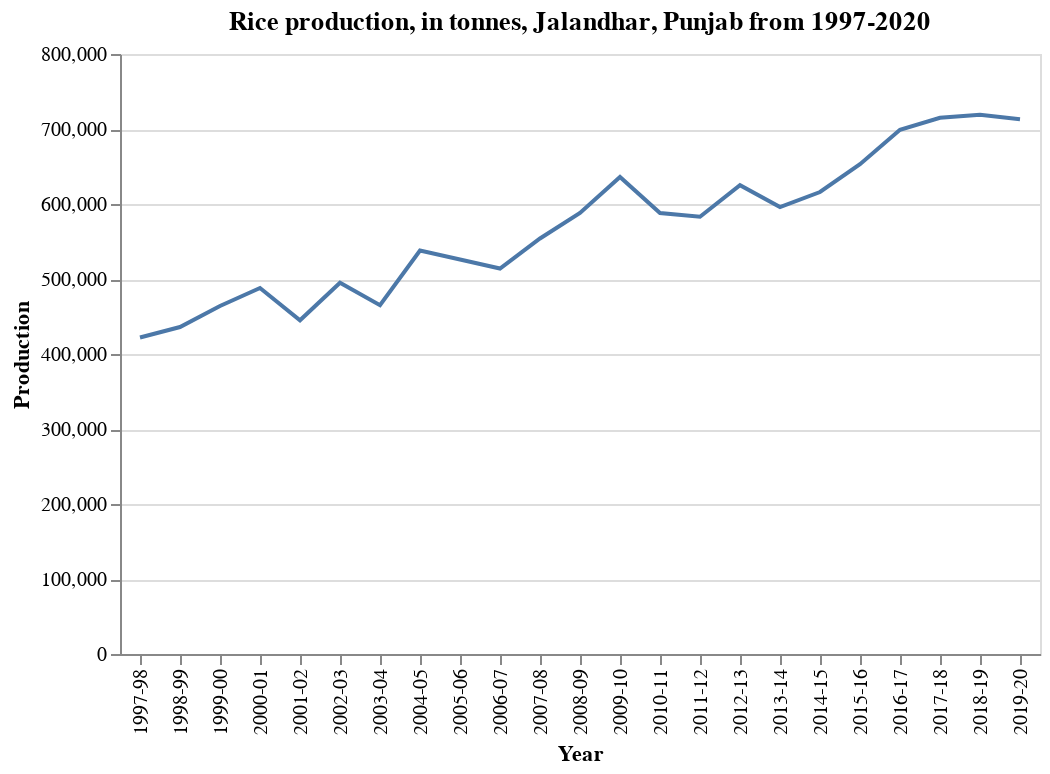

Source (notebook cell):
### Markdown cell above
A marked decline here as well.

### Code cell
df_pj_ja = df_pj_rice.loc[df['District'] == 'JALANDHAR']

alt.Chart(df_pj_ja).mark_line().encode(
    x='Year',
    y=('Production')
).properties(
    title='Rice production, in tonnes, Jalandhar, Punjab from 1997-2020')

### Figure 1 — Vega-Lite specification as saved in the notebook (floating-point values rounded to 4 significant figures)
{"config": {"view": {"continuousWidth": 400, "continuousHeight": 300}}, "data": {"name": "data-7df77944f4d49a169c44c718e78f1af4"}, "mark": "line", "encoding": {"x": {"field": "Year", "type": "nominal"}, "y": {"field": "Production", "type": "quantitative"}}, "title": "Rice production, in tonnes, Jalandhar, Punjab from 1997-2020", "$schema": "https://vega.github.io/schema/vega-lite/v4.17.0.json", "datasets": {"data-7df77944f4d49a169c44c718e78f1af4": [{"State": "Punjab", "District": "JALANDHAR", "Crop": "Rice", "Year": "2001-02", "Season": "Kharif", "Area": 132000.0, "Area Units": "Hectare", "Production": 445000.0, "Production Units": "Tonnes", "Yield": 3.371}, {"State": "Punjab", "District": "JALANDHAR", "Crop": "Rice", "Year": "2002-03", "Season": "Kharif", "Area": 133000.0, "Area Units": "Hectare", "Production": 495000.0, "Production Units": "Tonnes", "Yield": 3.722}, {"State": "Punjab", "District": "JALANDHAR", "Crop": "Rice", "Year": "2003-04", "Season": "Kharif", "Area": 138000.0, "Area Units": "Hectare", "Production": 465000.0, "Production Units": "Tonnes", "Yield": 3.37}, {"State": "Punjab", "District": "JALANDHAR", "Crop": "Rice", "Year": "2004-05", "Season": "Kharif", "Area": 145000.0, "Area Units": "Hectare", "Production": 538000.0, "Production Units": "Tonnes", "Yield": 3.71}, {"State": "Punjab", "District": "JALANDHAR", "Crop": "Rice", "Year": "2005-06", "Season": "Kharif", "Area": 151000.0, "Area Units": "Hectare", "Production": 526000.0, "Production Units": "Tonnes", "Yield": 3.483}, {"State": "Punjab", "District": "JALANDHAR", "Crop": "Rice", "Year": "2006-07", "Season": "Kharif", "Area": 147000.0, "Area Units": "Hectare", "Production": 514000.0, "Production Units": "Tonnes", "Yield": 3.497}, {"State": "Punjab", "District": "JALANDHAR", "Crop": "Rice", "Year": "2007-08", "Season": "Kharif", "Area": 149000.0, "Area Units": "Hectare", "Production": 554000.0, "Production Units": "Tonnes", "Yield": 3.718}, {"State": "Punjab", "District": "JALANDHAR", "Crop": "Rice", "Year": "2008-09", "Season": "Kharif", "Area": 155000.0, "Area Units": "Hectare", "Production": 588000.0, "Production Units": "Tonnes", "Yield": 3.794}, {"State": "Punjab", "District": "JALANDHAR", "Crop": "Rice", "Year": "2009-10", "Season": "Kharif", "Area": 161000.0, "Area Units": "Hectare", "Production": 636000.0, "Production Units": "Tonnes", "Yield": 3.95}, {"State": "Punjab", "District": "JALANDHAR", "Crop": "Rice", "Year": "2010-11", "Season": "Kharif", "Area": 163000.0, "Area Units": "Hectare", "Production": 588000.0, "Production Units": "Tonnes", "Yield": 3.607}, {"State": "Punjab", "District": "JALANDHAR", "Crop": "Rice", "Year": "2011-12", "Season": "Kharif", "Area": 165000.0, "Area Units": "Hectare", "Production": 583000.0, "Production Units": "Tonnes", "Yield": 3.533}, {"State": "Punjab", "District": "JALANDHAR", "Crop": "Rice", "Year": "2012-13", "Season": "Kharif", "Area": 165000.0, "Area Units": "Hectare", "Production": 625000.0, "Production Units": "Tonnes", "Yield": 3.788}, {"State": "Punjab", "District": "JALANDHAR", "Crop": "Rice", "Year": "2013-14", "Season": "Kharif", "Area": 167000.0, "Area Units": "Hectare", "Production": 596000.0, "Production Units": "Tonnes", "Yield": 3.569}, {"State": "Punjab", "District": "JALANDHAR", "Crop": "Rice", "Year": "2014-15", "Season": "Kharif", "Area": 167000.0, "Area Units": "Hectare", "Production": 616000.0, "Production Units": "Tonnes", "Yield": 3.689}, {"State": "Punjab", "District": "JALANDHAR", "Crop": "Rice", "Year": "2015-16", "Season": "Kharif", "Area": 168000.0, "Area Units": "Hectare", "Production": 653000.0, "Production Units": "Tonnes", "Yield": 3.887}, {"State": "Punjab", "District": "JALANDHAR", "Crop": "Rice", "Year": "2016-17", "Season": "Kharif", "Area": 170000.0, "Area Units": "Hectare", "Production": 699000.0, "Production Units": "Tonnes", "Yield": 4.112}, {"State": "Punjab", "District": "JALANDHAR", "Crop": "Rice", "Year": "2017-18", "Season": "Kharif", "Area": 171000.0, "Area Units": "Hectare", "Production": 715000.0, "Production Units": "Tonnes", "Yield": 4.181}, {"State": "Punjab", "District": "JALANDHAR", "Crop": "Rice", "Year": "2018-19", "Season": "Kharif", "Area": 173000.0, "Area Units": "Hectare", "Production": 719000.0, "Production Units": "Tonnes", "Yield": 4.156}, {"State": "Punjab", "District": "JALANDHAR", "Crop": "Rice", "Year": "2019-20", "Season": "Kharif", "Area": 175000.0, "Area Units": "Hectare", "Production": 713000.0, "Production Units": "Tonnes", "Yield": 4.074}, {"State": "Punjab", "District": "JALANDHAR", "Crop": "Rice", "Year": "1997-98", "Season": "Kharif", "Area": 126000.0, "Area Units": "Hectare", "Production": 422000.0, "Production Units": "Tonnes", "Yield": 3.349}, {"State": "Punjab", "District": "JALANDHAR", "Crop": "Rice", "Year": "1998-99", "Season": "Kharif", "Area": 134000.0, "Area Units": "Hectare", "Production": 436000.0, "Production Units": "Tonnes", "Yield": 3.254}, {"State": "Punjab", "District": "JALANDHAR", "Crop": "Rice", "Year": "1999-00", "Season": "Kharif", "Area": 133000.0, "Area Units": "Hectare", "Production": 464000.0, "Production Units": "Tonnes", "Yield": 3.489}, {"State": "Punjab", "District": "JALANDHAR", "Crop": "Rice", "Year": "2000-01", "Season": "Kharif", "Area": 136000.0, "Area Units": "Hectare", "Production": 488000.0, "Production Units": "Tonnes", "Yield": 3.588}]}}
